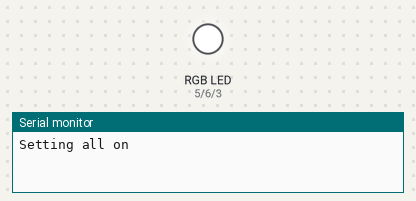
The sketch below on a simulated Arduino Uno, built with avr-gcc and run on an emulated ATmega328P. Shown: an RGB LED mixed from three pins (HIGH = lit), the last lines printed to the serial monitor.

Above: at 0.1 s.
At 6.36 s:
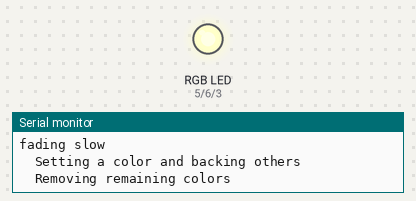
At 9.06 s:
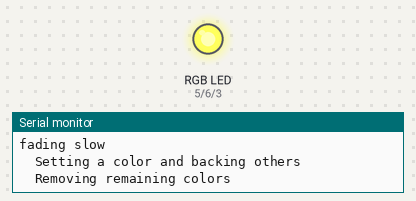
At 13.27 s:
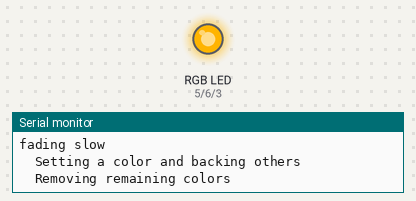
At 17.8 s:
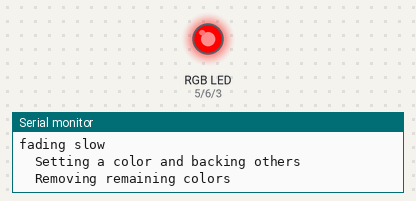
At 35.5 s:
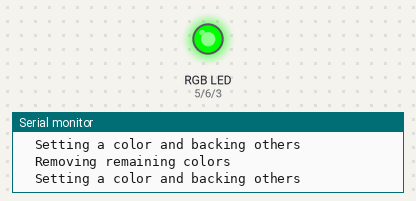
Timing chart, 0 to 37.0 s (numbered marks = the images above):
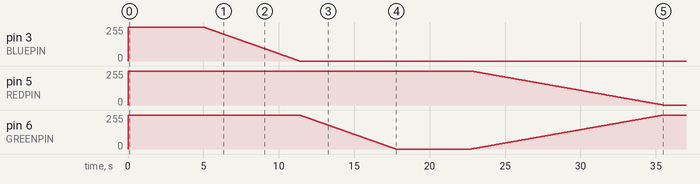

The sketch:

RGB_led_strip_nano.ino
```cpp
//Created by Fabian on 03/03/2019
//Feel free to reuse the code as you wish.

//variables for pins
int  REDPIN = 5;
int GREENPIN = 6;
int  BLUEPIN = 3;

#define FADESPEED 100 // make this higher to slow down the stansition between colors
#define KEEPCOLORTIME 5 //time to keep a color

//this variables will be keeping the state of r, g, b colors over all the duration
int r, g, b;

void setup() {
  pinMode(REDPIN, OUTPUT);
  pinMode(GREENPIN, OUTPUT);
  pinMode(BLUEPIN, OUTPUT);
  r = 0;
  g = 0;
  b = 0;
  Serial.begin(9600);
}

// Sets a color at given pin to value (in [0, 255] and updates state variable given as a pointer
// It is a setter method
void set_color(int pin, int *c, int value) {
  if (value >= 0 && value <= 255) {
    *c = value;
    analogWrite(pin, *c);
  } else {
    Serial.print("ERROR: value ");
    Serial.print(value);
    Serial.print(" not inside [0, 255].\n");
  }
}

// Receives:
//a pin and pointer to its state for the color to add
//two no pins and pointer to their state varibale to gradually remove their color
void _go_to_color(int pin, int* pin_state, int no_pin_1, int no_pin_2, int* no_pin_1_state, int* no_pin_2_state, int fade_speed) {
  //insert new color removing the others
  Serial.println("  Setting a color and backing others");
  while (*pin_state < 255) {
    set_color(pin, pin_state, *pin_state + 1);
    if (*no_pin_1_state > 0) {
      set_color(no_pin_1, no_pin_1_state, *no_pin_1_state - 1);
    }
    if (*no_pin_2_state > 0) {
      set_color(no_pin_2, no_pin_2_state, *no_pin_2_state - 1);
    }
    delay(fade_speed);
  }
  Serial.println("  Removing remaining colors");
  //finish removing the others
  while (*no_pin_1_state > 0) {
    set_color(no_pin_1, no_pin_1_state, *no_pin_1_state - 1);
    delay(fade_speed / 2);
  }
  while (*no_pin_2_state > 0) {
    set_color(no_pin_2, no_pin_2_state, *no_pin_2_state - 1);
    delay(fade_speed / 2);
  }
}

//Given a pin and a fade speed, calls _go_to_color function with needed vars
void go_to_color(int pin, int fade_speed) {
  if (pin == GREENPIN) {
    _go_to_color(pin, &g, BLUEPIN, REDPIN, &b, &r, fade_speed);
  } else if (pin == BLUEPIN) {
    _go_to_color(pin, &b, REDPIN, GREENPIN, &r, &g, fade_speed);
  } else if (pin == REDPIN) {
    _go_to_color(pin, &r, BLUEPIN, GREENPIN, &b, &g, fade_speed);
  } else {
    Serial.write("ERROR: pin ");
    Serial.write(pin);
    Serial.write(" not equal to BLUE, RED or GREEN pin");
  }
}

//Function that creates a transition between red, green and blue color
void fade_colors_slow(int keep_color_time, int fade_time) {
  go_to_color(REDPIN, fade_time);
  delay(keep_color_time);
  go_to_color(GREENPIN, fade_time);
  delay(keep_color_time);
  go_to_color(BLUEPIN, fade_time);
  delay(keep_color_time);
}

// Function that creates a rough change between 3 colors (red, green, blue)
void change_colors_rough (int keep_color_time) {
  set_color(REDPIN, &r, 255);
  set_color(GREENPIN, &g, 0);
  set_color(BLUEPIN, &b, 0);
  delay(keep_color_time);

  set_color(REDPIN, &r, 0);
  set_color(GREENPIN, &g, 255);
  set_color(BLUEPIN, &b, 0);
  delay(keep_color_time);

  set_color(REDPIN, &r, 0);
  set_color(GREENPIN, &g, 0);
  set_color(BLUEPIN, &b, 255);
  delay(keep_color_time);
}

// Function that sets all colors as 255 (FULL ON)
void all_on() {
  set_color(REDPIN, &r, 255);
  set_color(GREENPIN, &g, 255);
  set_color(BLUEPIN, &b, 255);
}

void loop() {
  Serial.println("Setting all on");
  all_on();
  delay(1000 * 5);

  Serial.println("fading slow");
  fade_colors_slow(KEEPCOLORTIME * 1000, 50);

  Serial.println("Setting all on");
  all_on();
  delay(1000 * KEEPCOLORTIME);

  Serial.println("Changing rough");
  change_colors_rough(KEEPCOLORTIME * 1000);
}
```
